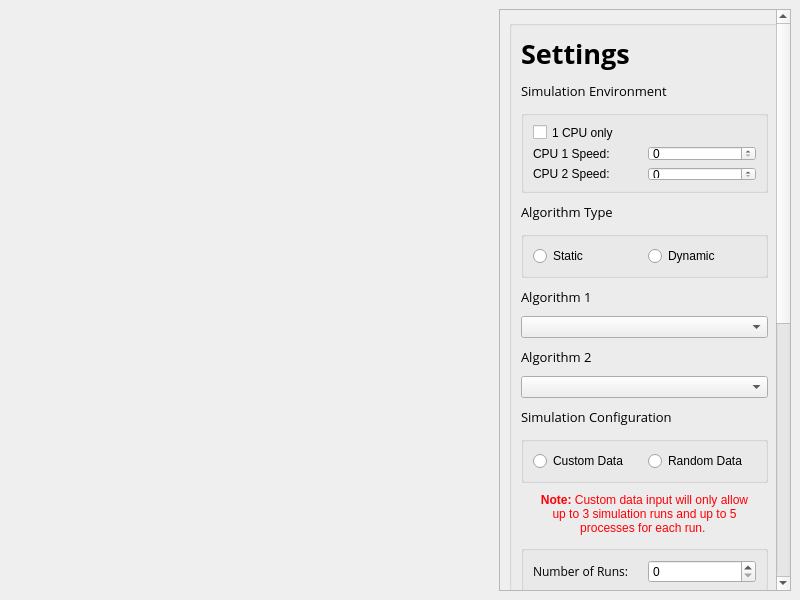
<?xml version="1.0" encoding="UTF-8"?>
<ui version="4.0">
 <class>MplMainWindow</class>
 <widget class="QMainWindow" name="MplMainWindow">
  <property name="geometry">
   <rect>
    <x>0</x>
    <y>0</y>
    <width>800</width>
    <height>600</height>
   </rect>
  </property>
  <property name="minimumSize">
   <size>
    <width>800</width>
    <height>600</height>
   </size>
  </property>
  <property name="sizeIncrement">
   <size>
    <width>10</width>
    <height>10</height>
   </size>
  </property>
  <property name="windowTitle">
   <string>Schedule Simulator</string>
  </property>
  <widget class="QWidget" name="centralwidget">
   <property name="sizePolicy">
    <sizepolicy hsizetype="MinimumExpanding" vsizetype="MinimumExpanding">
     <horstretch>0</horstretch>
     <verstretch>0</verstretch>
    </sizepolicy>
   </property>
   <layout class="QHBoxLayout" name="horizontalLayout_10">
    <item>
     <widget class="MplWidget" name="mplwidget" native="true">
      <property name="sizePolicy">
       <sizepolicy hsizetype="Expanding" vsizetype="Expanding">
        <horstretch>0</horstretch>
        <verstretch>0</verstretch>
       </sizepolicy>
      </property>
      <property name="minimumSize">
       <size>
        <width>0</width>
        <height>0</height>
       </size>
      </property>
     </widget>
    </item>
    <item>
     <widget class="QScrollArea" name="scrollArea">
      <property name="minimumSize">
       <size>
        <width>292</width>
        <height>0</height>
       </size>
      </property>
      <property name="maximumSize">
       <size>
        <width>292</width>
        <height>16777215</height>
       </size>
      </property>
      <property name="frameShadow">
       <enum>QFrame::Sunken</enum>
      </property>
      <property name="lineWidth">
       <number>1</number>
      </property>
      <property name="verticalScrollBarPolicy">
       <enum>Qt::ScrollBarAsNeeded</enum>
      </property>
      <property name="horizontalScrollBarPolicy">
       <enum>Qt::ScrollBarAlwaysOff</enum>
      </property>
      <property name="sizeAdjustPolicy">
       <enum>QAbstractScrollArea::AdjustToContents</enum>
      </property>
      <property name="widgetResizable">
       <bool>false</bool>
      </property>
      <property name="alignment">
       <set>Qt::AlignCenter</set>
      </property>
      <widget class="QWidget" name="scrollAreaWidgetContents">
       <property name="geometry">
        <rect>
         <x>0</x>
         <y>0</y>
         <width>294</width>
         <height>1070</height>
        </rect>
       </property>
       <layout class="QVBoxLayout" name="verticalLayout">
        <item>
         <widget class="QGroupBox" name="SettingsBox">
          <property name="minimumSize">
           <size>
            <width>271</width>
            <height>1050</height>
           </size>
          </property>
          <property name="maximumSize">
           <size>
            <width>271</width>
            <height>1050</height>
           </size>
          </property>
          <property name="title">
           <string/>
          </property>
          <property name="alignment">
           <set>Qt::AlignCenter</set>
          </property>
          <property name="flat">
           <bool>false</bool>
          </property>
          <property name="checkable">
           <bool>false</bool>
          </property>
          <layout class="QGridLayout" name="gridLayout" columnstretch="0">
           <property name="verticalSpacing">
            <number>10</number>
           </property>
           <item row="0" column="0">
            <widget class="QLabel" name="SettingsString">
             <property name="font">
              <font>
               <family>Open Sans</family>
               <pointsize>20</pointsize>
               <weight>75</weight>
               <bold>true</bold>
              </font>
             </property>
             <property name="text">
              <string>Settings</string>
             </property>
            </widget>
           </item>
           <item row="1" column="0">
            <widget class="QLabel" name="SimulationEnvString">
             <property name="font">
              <font>
               <family>Open Sans</family>
               <pointsize>10</pointsize>
               <weight>50</weight>
               <bold>false</bold>
              </font>
             </property>
             <property name="text">
              <string>Simulation Environment</string>
             </property>
            </widget>
           </item>
           <item row="2" column="0">
            <widget class="QGroupBox" name="CpuGroup">
             <property name="title">
              <string/>
             </property>
             <property name="flat">
              <bool>false</bool>
             </property>
             <layout class="QGridLayout" name="gridLayout_2">
              <item row="1" column="0">
               <widget class="QLabel" name="Cpu1String">
                <property name="text">
                 <string>CPU 1 Speed:</string>
                </property>
               </widget>
              </item>
              <item row="2" column="0">
               <widget class="QLabel" name="Cpu2String">
                <property name="text">
                 <string>CPU 2 Speed:</string>
                </property>
               </widget>
              </item>
              <item row="1" column="1">
               <widget class="QSpinBox" name="Cpu1SpinBox"/>
              </item>
              <item row="2" column="1">
               <widget class="QSpinBox" name="Cpu2SpinBox"/>
              </item>
              <item row="0" column="0">
               <widget class="QCheckBox" name="CpucheckBox">
                <property name="text">
                 <string>1 CPU only</string>
                </property>
                <property name="tristate">
                 <bool>false</bool>
                </property>
               </widget>
              </item>
             </layout>
            </widget>
           </item>
           <item row="3" column="0">
            <widget class="QLabel" name="AlgorithmTypeString">
             <property name="font">
              <font>
               <family>Open Sans</family>
               <pointsize>10</pointsize>
               <weight>50</weight>
               <bold>false</bold>
              </font>
             </property>
             <property name="text">
              <string>Algorithm Type</string>
             </property>
            </widget>
           </item>
           <item row="4" column="0">
            <widget class="QGroupBox" name="StaticDynamicGroup">
             <property name="title">
              <string/>
             </property>
             <layout class="QHBoxLayout" name="horizontalLayout_6">
              <item>
               <widget class="QRadioButton" name="StaticAlgorithmRadio">
                <property name="text">
                 <string>Static</string>
                </property>
               </widget>
              </item>
              <item>
               <widget class="QRadioButton" name="DynamicAlgorithmRadio">
                <property name="text">
                 <string>Dynamic</string>
                </property>
               </widget>
              </item>
             </layout>
            </widget>
           </item>
           <item row="5" column="0">
            <widget class="QLabel" name="AlgorithmString">
             <property name="font">
              <font>
               <family>Open Sans</family>
               <pointsize>10</pointsize>
               <weight>50</weight>
               <bold>false</bold>
              </font>
             </property>
             <property name="text">
              <string>Algorithm 1</string>
             </property>
            </widget>
           </item>
           <item row="6" column="0">
            <widget class="QComboBox" name="AlgorithmSelector"/>
           </item>
           <item row="7" column="0">
            <widget class="QLabel" name="Algorithm2String">
             <property name="font">
              <font>
               <family>Open Sans</family>
               <pointsize>10</pointsize>
               <weight>50</weight>
               <bold>false</bold>
              </font>
             </property>
             <property name="text">
              <string>Algorithm 2</string>
             </property>
            </widget>
           </item>
           <item row="8" column="0">
            <widget class="QComboBox" name="Algorithm2Selector"/>
           </item>
           <item row="9" column="0">
            <widget class="QLabel" name="SimulationConfigString">
             <property name="font">
              <font>
               <family>Open Sans</family>
               <pointsize>10</pointsize>
               <weight>50</weight>
               <bold>false</bold>
              </font>
             </property>
             <property name="text">
              <string>Simulation Configuration</string>
             </property>
            </widget>
           </item>
           <item row="10" column="0">
            <widget class="QGroupBox" name="CustomRandomGroup">
             <property name="title">
              <string/>
             </property>
             <layout class="QHBoxLayout" name="horizontalLayout_8">
              <item>
               <widget class="QRadioButton" name="CustomDataRadio">
                <property name="text">
                 <string>Custom Data</string>
                </property>
               </widget>
              </item>
              <item>
               <widget class="QRadioButton" name="RandomizedDataRadio">
                <property name="text">
                 <string>Random Data</string>
                </property>
               </widget>
              </item>
             </layout>
            </widget>
           </item>
           <item row="11" column="0">
            <widget class="QLabel" name="NoteString">
             <property name="text">
              <string>&lt;html&gt;&lt;head/&gt;&lt;body&gt;&lt;p align=&quot;center&quot;&gt;&lt;span style=&quot;
               font-weight:600; color:#ff0004;&quot;&gt;Note:&lt;/span&gt;&lt;span style=&quot; color:#ff0004;&quot;&gt;
               Custom data input will only allow &lt;br/&gt;up to 3 simulation runs and up to 5 &lt;br/&gt;processes for
               each run.&lt;/span&gt;&lt;/p&gt;&lt;/body&gt;&lt;/html&gt;
              </string>
             </property>
            </widget>
           </item>
           <item row="12" column="0">
            <widget class="QGroupBox" name="RunsGroup">
             <property name="title">
              <string/>
             </property>
             <layout class="QHBoxLayout" name="horizontalLayout">
              <item>
               <widget class="QLabel" name="RunsString">
                <property name="font">
                 <font>
                  <family>Open Sans</family>
                 </font>
                </property>
                <property name="text">
                 <string>Number of Runs:</string>
                </property>
               </widget>
              </item>
              <item>
               <widget class="QSpinBox" name="RunsSpinBox"/>
              </item>
             </layout>
            </widget>
           </item>
           <item row="13" column="0">
            <widget class="QGroupBox" name="ProcessesGroup">
             <property name="title">
              <string/>
             </property>
             <layout class="QHBoxLayout" name="horizontalLayout_2">
              <item>
               <widget class="QLabel" name="ProcessesString">
                <property name="font">
                 <font>
                  <family>Open Sans</family>
                 </font>
                </property>
                <property name="text">
                 <string>Number of Processes:</string>
                </property>
               </widget>
              </item>
              <item>
               <widget class="QSpinBox" name="ProcessesSpinBox"/>
              </item>
             </layout>
            </widget>
           </item>
           <item row="14" column="0">
            <widget class="QLabel" name="ProcessPropString">
             <property name="font">
              <font>
               <family>Open Sans</family>
               <pointsize>8</pointsize>
               <weight>50</weight>
               <bold>false</bold>
              </font>
             </property>
             <property name="text">
              <string>Process Properties:</string>
             </property>
            </widget>
           </item>
           <item row="15" column="0">
            <widget class="QGroupBox" name="TimeQuantumGroup">
             <property name="title">
              <string/>
             </property>
             <layout class="QHBoxLayout" name="horizontalLayout_5">
              <item>
               <widget class="QLabel" name="TimeQuantumString">
                <property name="font">
                 <font>
                  <family>Open Sans</family>
                 </font>
                </property>
                <property name="text">
                 <string>Time Quantum:</string>
                </property>
               </widget>
              </item>
              <item>
               <widget class="QSpinBox" name="TimeQuantumSpinBox"/>
              </item>
             </layout>
            </widget>
           </item>
           <item row="16" column="0">
            <widget class="QGroupBox" name="ArrivalGroup">
             <property name="title">
              <string/>
             </property>
             <layout class="QHBoxLayout" name="horizontalLayout_3">
              <item>
               <widget class="QLabel" name="ArrivalTimesString">
                <property name="font">
                 <font>
                  <family>Open Sans</family>
                 </font>
                </property>
                <property name="text">
                 <string>Arrival Times:</string>
                </property>
               </widget>
              </item>
              <item>
               <widget class="QPlainTextEdit" name="ArrivalTimesValueBox"/>
              </item>
             </layout>
            </widget>
           </item>
           <item row="17" column="0">
            <widget class="QGroupBox" name="BurstGroup">
             <property name="title">
              <string/>
             </property>
             <layout class="QHBoxLayout" name="horizontalLayout_4">
              <item>
               <widget class="QLabel" name="BurstTimesString">
                <property name="font">
                 <font>
                  <family>Open Sans</family>
                 </font>
                </property>
                <property name="text">
                 <string>Burst Times:</string>
                </property>
               </widget>
              </item>
              <item>
               <widget class="QPlainTextEdit" name="BurstTimesValueBox"/>
              </item>
             </layout>
            </widget>
           </item>
           <item row="18" column="0">
            <layout class="QHBoxLayout" name="horizontalLayout_9">
             <property name="spacing">
              <number>6</number>
             </property>
             <item>
              <widget class="QPushButton" name="LoadPropertiesButton">
               <property name="font">
                <font>
                 <family>Open Sans</family>
                </font>
               </property>
               <property name="text">
                <string>Load Properties</string>
               </property>
              </widget>
             </item>
             <item>
              <widget class="QPushButton" name="SavePropertiesButton">
               <property name="minimumSize">
                <size>
                 <width>0</width>
                 <height>0</height>
                </size>
               </property>
               <property name="text">
                <string>Save Properties</string>
               </property>
              </widget>
             </item>
            </layout>
           </item>
           <item row="19" column="0">
            <widget class="QPushButton" name="SaveResultsButton">
             <property name="font">
              <font>
               <family>Open Sans</family>
              </font>
             </property>
             <property name="text">
              <string>Save Results</string>
             </property>
            </widget>
           </item>
           <item row="20" column="0">
            <widget class="QPushButton" name="StartSimulationButton">
             <property name="minimumSize">
              <size>
               <width>0</width>
               <height>50</height>
              </size>
             </property>
             <property name="font">
              <font>
               <family>Open Sans</family>
               <pointsize>10</pointsize>
               <weight>75</weight>
               <bold>true</bold>
              </font>
             </property>
             <property name="styleSheet">
              <string notr="true">background-color: rgb(255, 0, 0);
               color: rgb(255, 255, 255);
              </string>
             </property>
             <property name="text">
              <string>Start Simulation</string>
             </property>
             <property name="autoDefault">
              <bool>false</bool>
             </property>
             <property name="default">
              <bool>false</bool>
             </property>
             <property name="flat">
              <bool>false</bool>
             </property>
            </widget>
           </item>
          </layout>
         </widget>
        </item>
       </layout>
      </widget>
     </widget>
    </item>
   </layout>
  </widget>
 </widget>
 <customwidgets>
  <customwidget>
   <class>MplWidget</class>
   <extends>QWidget</extends>
   <header>mplwidget.h</header>
   <container>1</container>
  </customwidget>
 </customwidgets>
 <resources/>
 <connections/>
</ui>
